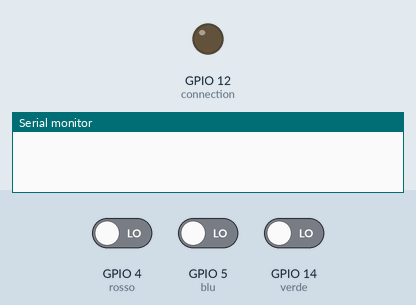
A sketch run on a simulated ESP8266 (NodeMCU). Shown: output pins drawn as LEDs (lit = HIGH), the last lines printed to the serial monitor. The inputs (shaded band) are chosen by the test bench; at power-on: GPIO 4 (rosso) LOW, GPIO 5 (blu) LOW, GPIO 14 (verde) LOW. WiFi joins after 1.5 s; servers stay silent unless stated; uploads are accepted with an empty reply. At 6.5 s the program restarts the board; the recording ends there.

Above: at 0.1 s.
At 3.2 s:
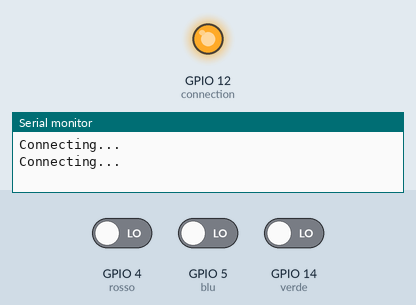
3.3 s: GPIO 4 (rosso) driven HIGH
Timing chart, 0 to 6.5 s (numbered marks = the images above; inputs shaded):
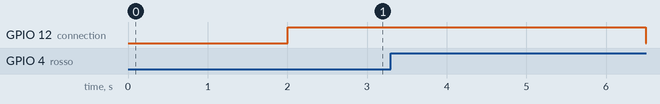

The sketch:

client.ino
```cpp
#include <ESP8266WiFi.h>
#include <ESP8266HTTPClient.h>
#include <WiFiClient.h>

WiFiClient wifiClient;

const char* ssid = "WebPocket-DE9B";
const char* password = "ZHGH1MXC";

const int rosso=4;
const int blu=5;
const int verde=14;
const int connection=12;

char* rispostaA="A";
char* rispostaB="B";
char* rispostaC="C";
char* id="2;";

HTTPClient http;  //Declare an object of class HTTPClient

void setup (){
  pinMode(rosso, INPUT);
  pinMode(blu, INPUT);
  pinMode(verde, INPUT);
   pinMode(connection, OUTPUT);

  Serial.begin(115200);

  WiFi.begin(ssid, password);

  while (WiFi.status() != WL_CONNECTED) {
    delay(1000);
    Serial.println("Connecting...");
    digitalWrite(connection, LOW);
  }

  http.begin(wifiClient,"http://192.168.1.69:8081");
}

void loop(){
    if(WiFi.status() == WL_CONNECTED) {
       digitalWrite(connection, HIGH);
       int buttonState = digitalRead(rosso);
       int buttonState1 = digitalRead(blu);
       int buttonState2 = digitalRead(verde);

       if(buttonState==HIGH && buttonState1==LOW && buttonState2==LOW) {
         strcat(id, rispostaA);
         int httpCode= http.POST(id);
         Serial.println('A');
         delay(3000);
         digitalWrite(connection, LOW);
         ESP.restart();
       }
       if(buttonState1==HIGH&& buttonState==LOW && buttonState2==LOW) {
         strcat(id, rispostaB);
         int httpCode = http.POST(id);
         Serial.println('B');
         delay(3000);
         digitalWrite(connection, LOW);
         ESP.restart();
       }
       if(buttonState2==HIGH && buttonState1==LOW && buttonState==LOW) {
         strcat(id, rispostaC);
         int httpCode = http.POST(id);
         Serial.println('C');
         delay(3000);
         digitalWrite(connection, LOW);
         ESP.restart();
       }
    }
}
```

Measured:
- after the input at 3.3 s, GPIO 12 (connection): HIGH → LOW after 3.2 s
